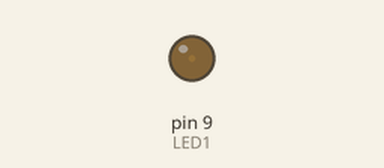
Recording of a sketch running on a simulated Arduino Uno, built with avr-gcc and run on an emulated ATmega328P. Shown: output pins drawn as LEDs (lit = HIGH).

Above: at 0.05 s.
At 1.15 s:
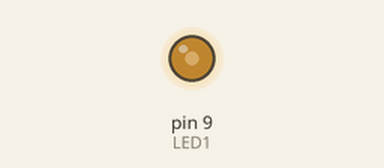
At 2.3 s:
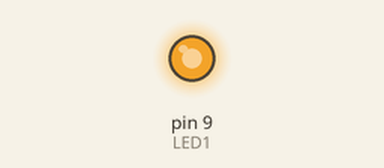
At 4.6 s:
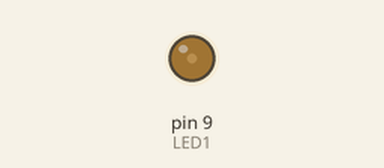
Timing chart, 0 to 6.7 s (numbered marks = the images above):
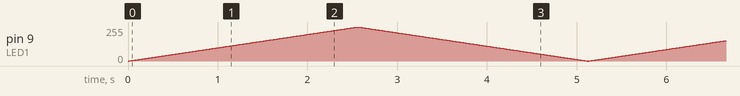

The sketch:

Enc_sapagat_gradual_d_un_LED.ino
```cpp
int LED1=9;
int velocitat=10;
int pwm;

void setup()
{
  pinMode(LED1,OUTPUT);
}

void loop()
{
  for(pwm=0; pwm<256; pwm++)
  {
    analogWrite(LED1,pwm);
    delay(velocitat);
}
for(pwm=255; pwm>-1;pwm--)
{
  analogWrite(LED1,pwm);
  delay(velocitat);
  }

}
//OK
```
